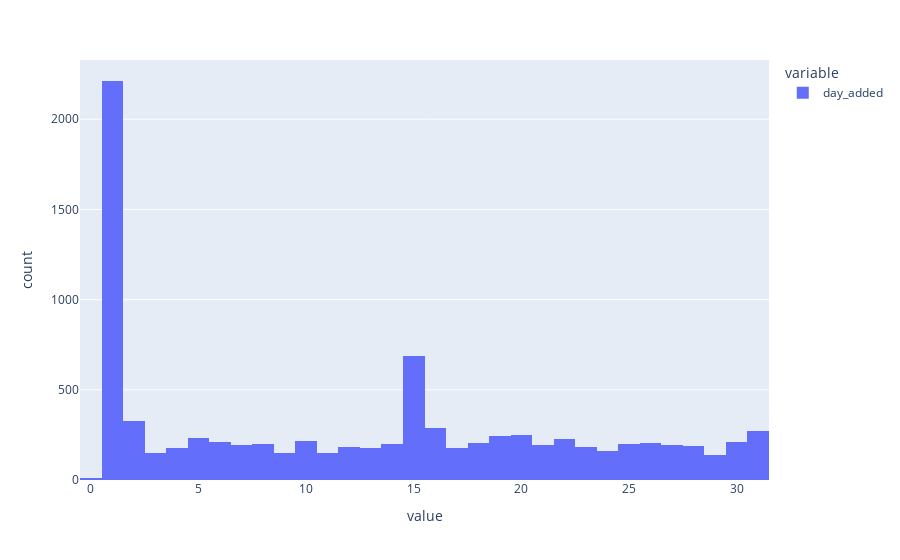

Here is the notebook cell this chart was saved with:
### Code cell
data["day_added"] = data["date_added"].dt.day.fillna(0)
px.histogram(data["day_added"])  # it looks like Netflix is usually replenishes their catalog on first day of the month

### Figure 1 — Plotly figure (JSON) as saved in the notebook; plotly's stock layout.template omitted (floating-point values rounded to 4 significant figures; data arrays with more than 128 entries replaced by an {"elided": "..."} marker saying what was removed)
{"data": [{"alignmentgroup": "True", "bingroup": "x", "hovertemplate": "variable=day_added<br>value=%{x}<br>count=%{y}<extra></extra>", "legendgroup": "day_added", "marker": {"color": "#636efa", "pattern": {"shape": ""}}, "name": "day_added", "offsetgroup": "day_added", "orientation": "v", "showlegend": true, "type": "histogram", "x": {"elided": "8807 int values"}, "xaxis": "x", "yaxis": "y"}], "layout": {"barmode": "relative", "legend": {"title": {"text": "variable"}, "tracegroupgap": 0}, "margin": {"t": 60}, "xaxis": {"anchor": "y", "domain": [0, 1], "title": {"text": "value"}}, "yaxis": {"anchor": "x", "domain": [0, 1], "title": {"text": "count"}}}}
